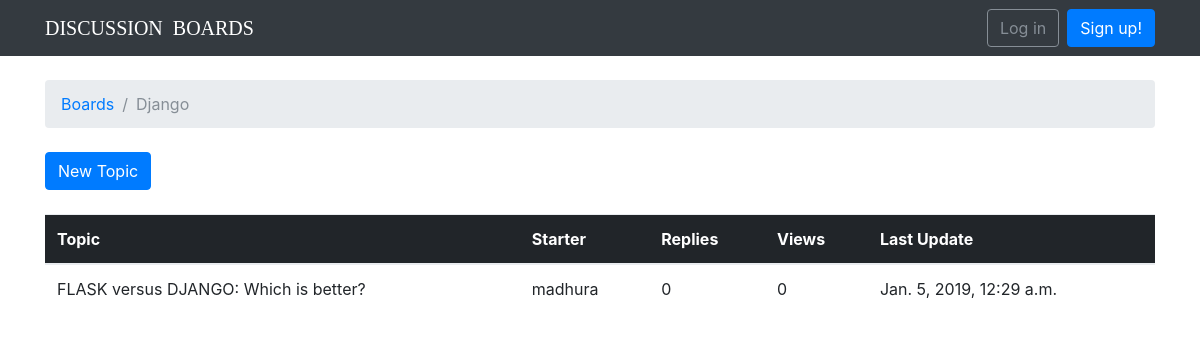
The app's page /boards/1/ with its own data.
### boards/models.py (models this page shows, shortened)
class Board(models.Model):
	name = models.CharField(max_length=30, unique=True)
	description = models.CharField(max_length=150)

class Topic(models.Model):
	subject = models.CharField(max_length=200)
	last_updated = models.DateTimeField(auto_now_add=True)
	board = models.ForeignKey(Board, related_name='topics', on_delete=models.CASCADE)
	starter = models.ForeignKey(User, related_name='topics', on_delete=models.PROTECT)

### boards/views.py (the view)
# urls.py: url(r'^boards/(?P<pk>\d+)/$', boards_views.board_topics, name='board_topics'),
def board_topics(request, pk):
	board = get_object_or_404(Board, pk=pk)
	return render(request, 'topics.html', {'board': board})

### templates/topics.html (shortened to what this page needs)
{% extends 'base.html' %}
{% block breadcrumb %}
<li class="breadcrumb-item"><a href="{% url 'home' %}">Boards</a></li>
<li class="breadcrumb-item active">{{ board.name }}</li>
{% endblock %}
{% block content %}
        <div class="mb-4">
        	<a href="{% url 'new_topic' board.pk %}" class="btn btn-primary">New Topic</a>
        </div>
		<table class="table">
			<thead class="thead-inverse">
			<tr>
				<th>Topic</th>
				<th>Starter</th>
				<th>Replies</th>
				<th>Views</th>
				<th>Last Update</th>
			</tr>
		    </thead>
		    <tbody>
		    	{% for topic in board.topics.all %}
		    	  <tr>
		    	  	<td> {{ topic.subject }} </td>
		    	  	<td> {{ topic.starter.username }} </td>
		    	  	<td class="align-middle">0</td>
		    	  	<td class="align-middle">0</td>
		    	  	<td> {{ topic.last_updated }} </td>
		    	  </tr>
		    	{% endfor %}
		    </tbody>
		</table>
{% endblock %}

### records on screen
Board: name "Django"
Topic: subject "FLASK versus DJANGO: Which is better?", starter.username "madhura", last_updated "Jan. 5, 2019, 12:29 a.m."
